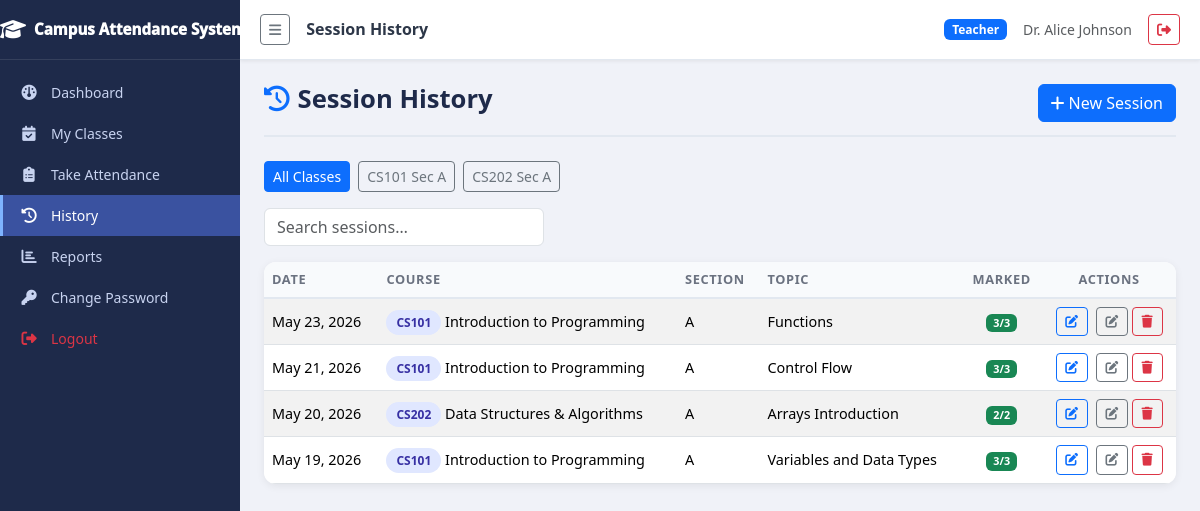
The app's page /teacher/history.php (signed in) with its own data.
### tables this page shows
CREATE TABLE settings (
  setting_key   varchar(60) NOT NULL,
  setting_value text        DEFAULT NULL,
  PRIMARY KEY (setting_key)
);

CREATE TABLE classes (
  id            int           NOT NULL AUTO_INCREMENT,
  course_id     int           NOT NULL,
  teacher_id    int           NOT NULL,
  section       varchar(10)   NOT NULL,
  academic_year varchar(9)    NOT NULL,
  semester      tinyint       NOT NULL,
  schedule      varchar(100)  DEFAULT NULL,
  created_at    datetime      NOT NULL DEFAULT CURRENT_TIMESTAMP,
  PRIMARY KEY (id),
  KEY fk_class_course  (course_id),
  KEY fk_class_teacher (teacher_id),
  CONSTRAINT fk_class_course  FOREIGN KEY (course_id)  REFERENCES courses(id),
  CONSTRAINT fk_class_teacher FOREIGN KEY (teacher_id) REFERENCES users(id)
);

CREATE TABLE courses (
  id         int           NOT NULL AUTO_INCREMENT,
  code       varchar(20)   NOT NULL,
  name       varchar(100)  NOT NULL,
  dept_id    int           NOT NULL,
  credits    int           NOT NULL DEFAULT 3,
  created_at datetime      NOT NULL DEFAULT CURRENT_TIMESTAMP,
  PRIMARY KEY (id),
  UNIQUE KEY uq_course_code (code),
  KEY fk_course_dept (dept_id),
  CONSTRAINT fk_course_dept FOREIGN KEY (dept_id) REFERENCES departments(id)
);

CREATE TABLE sessions (
  id           int          NOT NULL AUTO_INCREMENT,
  class_id     int          NOT NULL,
  teacher_id   int          NOT NULL,
  session_date date         NOT NULL,
  topic        varchar(150) DEFAULT NULL,
  created_at   datetime     NOT NULL DEFAULT CURRENT_TIMESTAMP,
  PRIMARY KEY (id),
  KEY fk_session_class   (class_id),
  KEY fk_session_teacher (teacher_id),
  CONSTRAINT fk_session_class   FOREIGN KEY (class_id)   REFERENCES classes(id),
  CONSTRAINT fk_session_teacher FOREIGN KEY (teacher_id) REFERENCES users(id)
);

### includes/auth.php (called while the page is built, shortened)
<?php
function current_user(): ?array {
  return $_SESSION['user'] ?? null;
}

### includes/functions.php (called while the page is built, shortened)
<?php
function get_setting(string $key, mixed $default = ''): mixed {
  $pdo  = get_db();
  $stmt = $pdo->prepare('SELECT setting_value FROM settings WHERE setting_key = :k');
  $stmt->execute([':k' => $key]);
  $row  = $stmt->fetch(PDO::FETCH_ASSOC);
  return ($row !== false) ? $row['setting_value'] : $default;
}
function get_teacher_classes(int $teacherId): array {
  $pdo  = get_db();
  $stmt = $pdo->prepare(
    'SELECT cl.*, c.name AS course_name, c.code AS course_code,
            (SELECT COUNT(*) FROM enrollments e WHERE e.class_id = cl.id) AS student_count
     FROM classes cl
     JOIN courses c ON c.id = cl.course_id
     WHERE cl.teacher_id = :tid
     ORDER BY c.code, cl.section'
  );
  $stmt->execute([':tid' => $teacherId]);
  return $stmt->fetchAll(PDO::FETCH_ASSOC);
}

### teacher/history.php (the view, shortened to what this page needs)
<?php
require_once __DIR__ . '/../includes/auth.php';
require_once __DIR__ . '/../includes/functions.php';
$pdo       = get_db();
$user      = current_user();
$tid       = (int)$user['id'];
$pageTitle = 'Session History';
$filterClass = (int)(filter_input(INPUT_GET, 'class_id', FILTER_VALIDATE_INT) ?? 0);
$myClasses   = get_teacher_classes($tid);
$sql    = "SELECT s.id, s.session_date, s.topic, s.created_at,
                  c.code AS course_code, c.name AS course_name, cl.section,
                  (SELECT COUNT(*) FROM attendance a WHERE a.session_id = s.id) AS marked_count,
                  (SELECT COUNT(*) FROM enrollments e WHERE e.class_id = cl.id) AS total_enrolled
           FROM sessions s
           JOIN classes cl ON cl.id = s.class_id
           JOIN courses  c ON  c.id = cl.course_id
           WHERE s.teacher_id = :tid";
$params = [':tid' => $tid];
$sql .= ' ORDER BY s.session_date DESC, s.created_at DESC';
$stmt     = $pdo->prepare($sql);
$stmt->execute($params);
$sessions = $stmt->fetchAll(PDO::FETCH_ASSOC);
require_once __DIR__ . '/../includes/header.php';
?>
<div class="page-header d-flex justify-content-between align-items-center">
  <h1><i class="fa fa-history me-2 text-primary"></i>Session History</h1>
  <a href="take-attendance.php" class="btn btn-primary">
    <i class="fa fa-plus me-1"></i>New Session
  </a>
</div>
<div class="d-flex flex-wrap gap-2 mb-3">
  <a href="history.php" class="btn btn-sm <?= $filterClass === 0 ? 'btn-primary' : 'btn-outline-secondary' ?>">All Classes</a>
  <?php foreach ($myClasses as $cl): ?>
    <a href="?class_id=<?= $cl['id'] ?>"
       class="btn btn-sm <?= $filterClass === (int)$cl['id'] ? 'btn-primary' : 'btn-outline-secondary' ?>">
      <?= htmlspecialchars($cl['course_code'] . ' Sec ' . $cl['section'], ENT_QUOTES, 'UTF-8') ?>
    </a>
  <?php endforeach; ?>
</div>
<div class="mb-3">
  <input type="text" id="histSearch" class="form-control search-box" placeholder="Search sessions…">
</div>
<?php if (empty($sessions)): ?>
  <div class="alert alert-info">No sessions found.</div>
<?php else: ?>
<div class="table-card">
  <div class="table-responsive">
    <table class="table table-striped table-hover mb-0" id="histTable">
      <thead>
        <tr>
          <th>Date</th>
          <th>Course</th>
          <th>Section</th>
          <th>Topic</th>
          <th class="text-center">Marked</th>
          <th class="text-center">Actions</th>
        </tr>
      </thead>
      <tbody>
        <?php foreach ($sessions as $sess): ?>
        <tr>
          <td><?= htmlspecialchars(date('M j, Y', strtotime($sess['session_date'])), ENT_QUOTES, 'UTF-8') ?></td>
          <td><span class="badge-dept"><?= htmlspecialchars($sess['course_code'], ENT_QUOTES, 'UTF-8') ?></span>
              <?= htmlspecialchars($sess['course_name'], ENT_QUOTES, 'UTF-8') ?></td>
          <td><?= htmlspecialchars($sess['section'], ENT_QUOTES, 'UTF-8') ?></td>
          <td><?= $sess['topic'] ? htmlspecialchars($sess['topic'], ENT_QUOTES, 'UTF-8') : '<em class="text-muted">—</em>' ?></td>
          <td class="text-center">
            <span class="badge <?= (int)$sess['marked_count'] > 0 ? 'bg-success' : 'bg-warning text-dark' ?>">
              <?= (int)$sess['marked_count'] ?>/<?= (int)$sess['total_enrolled'] ?>
            </span>
          </td>
          <td class="text-center action-btns">
            <a href="take-attendance.php?session_id=<?= $sess['id'] ?>" class="btn btn-sm btn-outline-primary" title="Re-mark">
              <i class="fa fa-edit"></i>
            </a>
            <button class="btn btn-sm btn-outline-secondary" title="Edit Topic"
                    onclick="openEditTopic(<?= $sess['id'] ?>, '<?= htmlspecialchars(addslashes($sess['topic'] ?? ''), ENT_QUOTES, 'UTF-8') ?>')">
              <i class="fa fa-pen-to-square"></i>
            </button>
            <form id="del-sess-<?= $sess['id'] ?>" method="POST" class="d-inline">
              <button type="button" class="btn btn-sm btn-outline-danger"
                      onclick="confirmDelete('del-sess-<?= $sess['id'] ?>', '<?= htmlspecialchars(date('M j, Y', strtotime($sess['session_date'])), ENT_QUOTES, 'UTF-8') ?>')">
                <i class="fa fa-trash"></i>
              </button>
            </form>
          </td>
        </tr>
        <?php endforeach; ?>
      </tbody>
    </table>
  </div>
</div>
<?php endif; ?>
<?php require_once __DIR__ . '/../includes/footer.php'; ?>

### includes/header.php (shortened to what this page needs)
<?php
$pageTitle = $pageTitle ?? 'Campus Attendance System';
require_once __DIR__ . '/auth.php';
require_once __DIR__ . '/functions.php';
$user       = current_user();
$schoolName = get_setting('school_name', 'Campus Attendance System');
$scriptPath = str_replace('\\', '/', $_SERVER['SCRIPT_FILENAME']);
$basePath   = str_replace('\\', '/', realpath(__DIR__ . '/..') . '/');
$depth      = substr_count(str_replace($basePath, '', $scriptPath), '/');
$base       = str_repeat('../', $depth);
$navItems = [];
if ($user) {
  switch ($user['role']) {
    case 'teacher':
      $navItems = [
        ['icon'=>'fa-gauge',        'label'=>'Dashboard',      'href'=>$base.'teacher/index.php'],
        ['icon'=>'fa-calendar-check','label'=>'My Classes',    'href'=>$base.'teacher/my-classes.php'],
        ['icon'=>'fa-clipboard-list','label'=>'Take Attendance','href'=>$base.'teacher/take-attendance.php'],
        ['icon'=>'fa-history',      'label'=>'History',        'href'=>$base.'teacher/history.php'],
        ['icon'=>'fa-chart-bar',    'label'=>'Reports',        'href'=>$base.'teacher/reports.php'],
      ];
      break;
  }
  $navItems[] = ['icon'=>'fa-key', 'label'=>'Change Password', 'href'=>$base.'auth/change_password.php'];
  $navItems[] = ['icon'=>'fa-sign-out-alt', 'label'=>'Logout',  'href'=>$base.'auth/logout.php', 'class'=>'text-danger'];
}
$currentScript = basename($_SERVER['PHP_SELF']);
?>
<!DOCTYPE html>
<html lang="en">
<head>
  <link rel="stylesheet" href="https://cdnjs.cloudflare.com/ajax/libs/bootstrap/5.3.2/css/bootstrap.min.css">
  <link rel="stylesheet" href="https://cdnjs.cloudflare.com/ajax/libs/font-awesome/6.5.0/css/all.min.css">
  <link rel="stylesheet" href="<?= $base ?>assets/css/style.css">
</head>
<body>
<?php if ($user): ?>
<div class="sidebar" id="sidebar">
  <div class="sidebar-brand">
    <i class="fa fa-graduation-cap me-2"></i>
    <span class="brand-text"><?= htmlspecialchars($schoolName, ENT_QUOTES, 'UTF-8') ?></span>
  </div>
  <nav class="sidebar-nav">
    <?php foreach ($navItems as $item): ?>
      <?php
        $isActive  = (basename($item['href']) === $currentScript) ? 'active' : '';
        $extraClass = $item['class'] ?? '';
      ?>
      <a href="<?= htmlspecialchars($item['href'], ENT_QUOTES, 'UTF-8') ?>"
         class="sidebar-link <?= $isActive ?> <?= $extraClass ?>">
        <i class="fa-solid <?= htmlspecialchars($item['icon'], ENT_QUOTES, 'UTF-8') ?> sidebar-icon"></i>
        <span class="sidebar-label"><?= htmlspecialchars($item['label'], ENT_QUOTES, 'UTF-8') ?></span>
      </a>
    <?php endforeach; ?>
  </nav>
</div>
<div class="main-wrapper" id="mainWrapper">
  <header class="top-bar">
    <button class="btn btn-sm btn-outline-secondary me-3" id="sidebarToggle" title="Toggle Sidebar">
      <i class="fa fa-bars"></i>
    </button>
    <h6 class="top-bar-title mb-0"><?= htmlspecialchars($pageTitle, ENT_QUOTES, 'UTF-8') ?></h6>
    <div class="ms-auto d-flex align-items-center gap-3">
      <span class="badge bg-primary text-capitalize"><?= htmlspecialchars($user['role'], ENT_QUOTES, 'UTF-8') ?></span>
      <span class="d-none d-sm-inline text-muted small"><?= htmlspecialchars($user['name'], ENT_QUOTES, 'UTF-8') ?></span>
      <a href="<?= $base ?>auth/logout.php" class="btn btn-sm btn-outline-danger" title="Logout">
        <i class="fa fa-sign-out-alt"></i>
      </a>
    </div>
  </header>
  <div class="toast-container position-fixed top-0 end-0 p-3" id="toastContainer" style="z-index:9999"></div>
  <main class="content-area">
<?php else: ?>
<div id="toastContainer" class="toast-container position-fixed top-0 end-0 p-3" style="z-index:9999"></div>
<?php endif; ?>

### assets/css/style.css (style rules this page uses)
:root { --sidebar-width: 240px; --sidebar-collapsed: 64px; --sidebar-bg: #1e2a4a; --sidebar-hover: #2d3f6b; --sidebar-active: #3a52a0; --sidebar-text: #c8d3f0; --sidebar-text-dim: #7a8db5; --topbar-height: 60px; --topbar-bg: #ffffff; --content-bg: #f0f2f8; --card-radius: 12px; --transition: 0.25s ease; }
*, *::before, *::after { box-sizing: border-box; }
body { margin: 0; font-family: "Segoe UI", Tahoma, sans-serif; background: var(--content-bg); color: #2d3748; }
.sidebar { position: fixed; top: 0; left: 0; width: var(--sidebar-width); height: 100vh; background: var(--sidebar-bg); display: flex; flex-direction: column; overflow-x: hidden; overflow-y: auto; z-index: 1000; transition: width var(--transition); }
.sidebar-brand { display: flex; align-items: center; padding: 18px 0px; color: #fff; font-weight: 999; font-size: 0.95rem; border-bottom: 1px solid rgba(255, 255, 255, 0.1); min-height: var(--topbar-height); white-space: nowrap; overflow: hidden; }
.sidebar-brand .fa-graduation-cap { font-size: 1.3rem; flex-shrink: 0; }
.sidebar-nav { padding: 12px 0; flex: 1; }
.sidebar-link { display: flex; align-items: center; padding: 10px 16px; color: var(--sidebar-text); text-decoration: none; white-space: nowrap; overflow: hidden; transition: background var(--transition), color var(--transition); border-left: 3px solid transparent; }
.sidebar-link.active { background: var(--sidebar-active); color: #fff; border-left-color: #7eb3ff; }
.sidebar-icon { width: 20px; text-align: center; font-size: 0.95rem; flex-shrink: 0; }
.sidebar-label { margin-left: 12px; font-size: 0.875rem; transition: opacity var(--transition); }
.main-wrapper { margin-left: var(--sidebar-width); min-height: 100vh; display: flex; flex-direction: column; transition: margin-left var(--transition); }
.top-bar { height: var(--topbar-height); background: var(--topbar-bg); border-bottom: 1px solid #e2e8f0; display: flex; align-items: center; padding: 0 20px; position: sticky; top: 0; z-index: 999; box-shadow: 0 1px 4px rgba(0, 0, 0, 0.08); }
.top-bar-title { font-size: 1rem; font-weight: 600; color: #2d3748; }
.content-area { padding: 24px; flex: 1; }
.table-card { background: #fff; border-radius: var(--card-radius); box-shadow: 0 2px 8px rgba(0, 0, 0, 0.07); overflow: hidden; }
.table-card .table { margin-bottom: 0; }
.table th { font-size: 0.8rem; text-transform: uppercase; letter-spacing: 0.05em; color: #6b7280; background: #f8fafc; border-bottom: 2px solid #e2e8f0; }
.table td { vertical-align: middle; font-size: 0.9rem; }
.page-header { margin-bottom: 24px; padding-bottom: 12px; border-bottom: 2px solid #e2e8f0; }
.page-header h1 { font-size: 1.6rem; font-weight: 700; color: #1e2a4a; }
.search-box { max-width: 280px; }
.action-btns .btn { padding: 0.25rem 0.55rem; font-size: 0.8rem; }
.badge-dept { background: #e0e7ff; color: #3730a3; font-size: 0.75rem; padding: 4px 10px; border-radius: 20px; font-weight: 600; }
.action-btns { white-space: nowrap; }
.action-btns .btn + .btn { margin-left: 0.25rem; }

### records on screen
settings: setting_value "Campus Attendance…"
classes: course+section "CS101 Sec A"
classes: course+section "CS202 Sec A"
sessions: session_date "May 23, 2026", courses.code "CS101", courses.name "Introduction to Programming", class.section "A", topic "Functions", marked_count "3", total_enrolled "3"
sessions: session_date "May 21, 2026", courses.code "CS101", courses.name "Introduction to Programming", class.section "A", topic "Control Flow", marked_count "3", total_enrolled "3"
sessions: session_date "May 20, 2026", courses.code "CS202", courses.name "Data Structures & Algorithms", class.section "A", topic "Arrays Introduction", marked_count "2", total_enrolled "2"
sessions: session_date "May 19, 2026", courses.code "CS101", courses.name "Introduction to Programming", class.section "A", topic "Variables and Data Types", marked_count "3", total_enrolled "3"

### other values on screen
$item['label'] "Dashboard"
$item['label'] "My Classes"
$item['label'] "Take Attendance"
$item['label'] "History"
$item['label'] "Reports"
$item['label'] "Change Password"
$item['label'] "Logout"
$pageTitle "Session History"
$user['role'] "Teacher"
$user['name'] "Dr. Alice Johnson"
